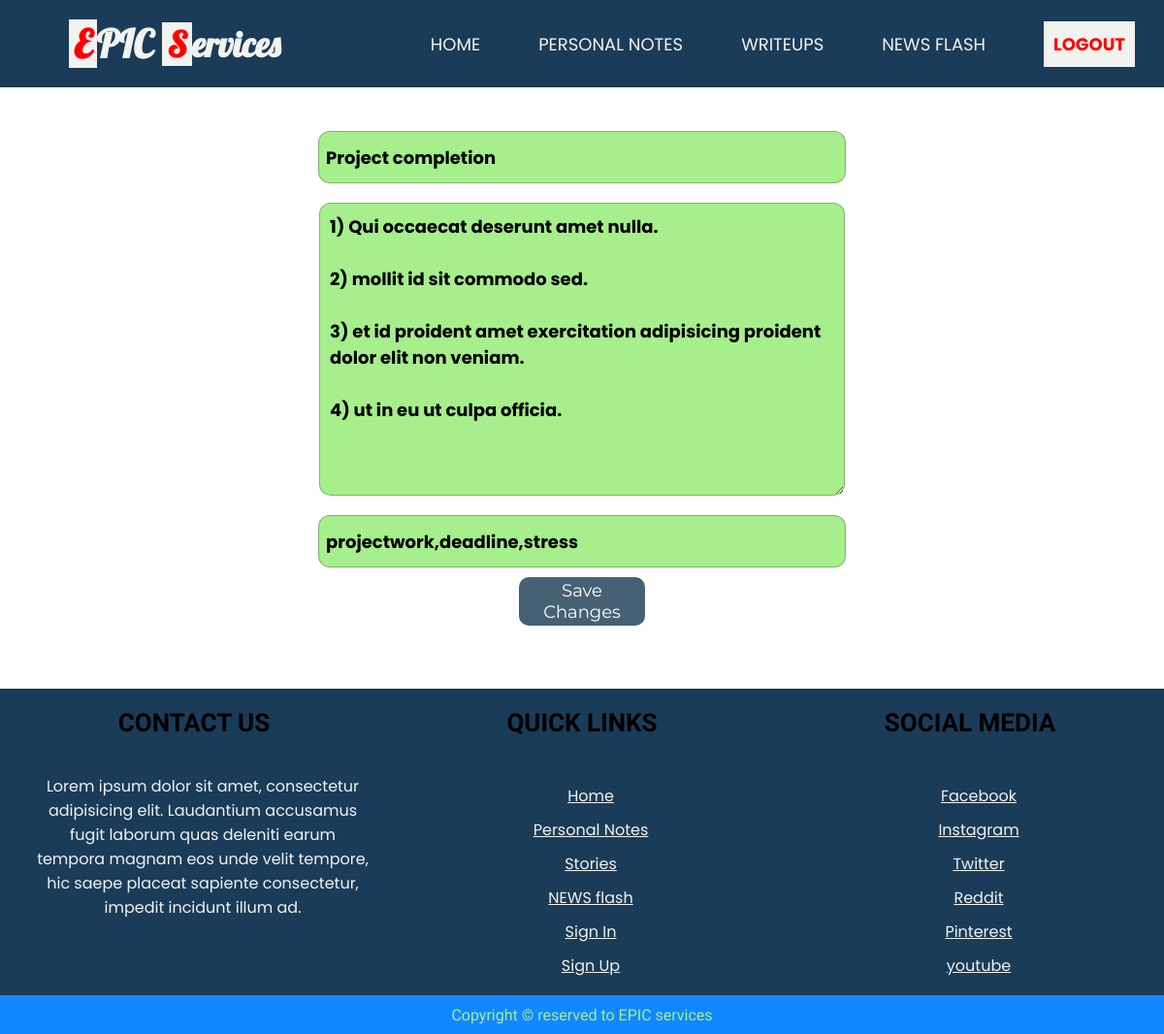
/notes/edit.php?noteid=1 (signed in), run on the app's committed database.
### tables this page shows
CREATE TABLE `notes` (
  `noteid` int(11) NOT NULL,
  `noteuser` varchar(15) DEFAULT NULL,
  `notetitle` text,
  `notedata` text,
  `notetags` text,
  `dttm` date DEFAULT NULL
);

### notes/edit.php (the view, shortened to what this page needs)
<?php
	include("../public/top.php");
?>
<!DOCTYPE html>
<html>
<head>
	<link rel="stylesheet" href="styles/add.css">
</head>
<body>
	<?php
		if (!isset($_SESSION['user'])){
			echo "<script>window.location.href='../accout/signin.php'</script>";
		} else {
		include '../public/header.php';
	?>
	<section class="add-note-container">
		<section class="form-container">
			<?php
				if (!isset($_GET['noteid'])) {
					echo "<script>window.location.href='index.php'</script>";
				} else {
					$selectnoteedit = "select * from notes where noteid =".$_GET['noteid'];
					$res = mysqli_query($conn, $selectnoteedit);
					$checkData = mysqli_num_rows($res);
					if ($checkData == 1){
						$row = mysqli_fetch_array($res);
						$notetitle = $row['notetitle'];
						$notedata = $row['notedata'];
						$notetags = $row['notetags'];
					} else {
						echo "<script>window.location.href='index.php'</script>";
					}
				}
			?>
			<form method="post">
				<input type="text" name="edittitle" class="inp" placeholder="Title of note" value="<?= $notetitle ?>">
				<textarea class="inp" name="editdata" placeholder="Note"><?= $notedata ?>
				</textarea>
				<input type="text" name="edittags" class="inp" placeholder="Tags of note" data-usage="ntags" value="<?= $notetags ?>">
				<button type="submit" class="btn" name="smbtedit">
					Save Changes
				</button>
			</form>
		</section>
	</section>
	<?php
		include '../public/footer.php';
	}
	?>
</body>
</html>

### notes/styles/add.css (style rules this page uses)
.add-note-container { width: 100%; min-height: 600px; display: flex; justify-content: center; align-items: center; }
.form-container { width: 50%; }
form { height: 100%; display: flex; flex-direction: column; align-items: center; justify-content: space-around; }
.inp { width: calc(90% - 7px); padding-left: 7px; border: 1px solid rgba(40, 40, 40, 0.3); background-color: rgba(166,239,140); border-radius: 12px; font-weight: bold; font-size: 18px; margin-top: 10px; margin-bottom: 10px; font-family: 'Poppins'; }
.inp:nth-child(1) { height: 50px; }
.inp:nth-child(2) { height: calc(300px - 20px); width: calc(90% - 20px); padding: 10px; }
.inp:nth-child(3) { height: 50px; }
.btn { width: 130px; height: 50px; background-color: rgb(70, 97, 116); border: none; border-radius: 10px; margin-bottom: 10px; font-family: 'Montserrat'; color: white; font-size: 18px; }

### public/styles/header.css (style rules this page uses)
body { margin: 0; padding: 0; }

### data on the page
notes: edittitle "Project completion", editdata "1) Qui occaecat deserunt amet nulla. 2) mollit id sit commodo sed. 3) et id proident amet exercitation adipisicing proident dolor elit non veniam. 4) ut in eu ut culpa officia.", edittags "projectwork,deadline,stress"
